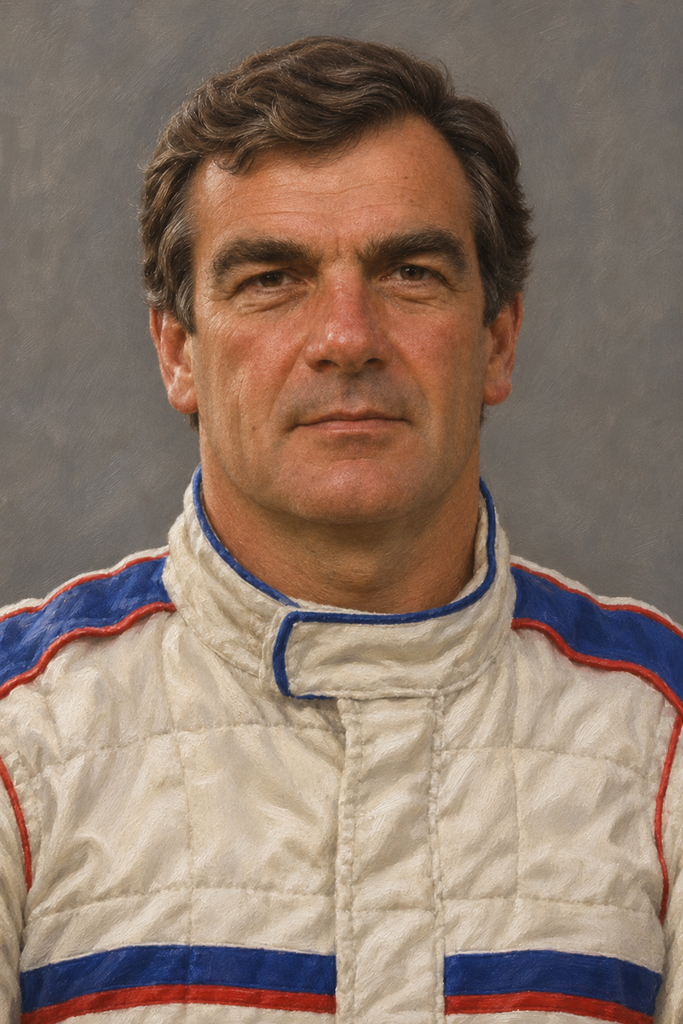
#> input picture seasons/btcc-1991/assets/portraits/DennisLeech.png, 683 x 1024 px
$ python -i portrait_art.py   (imports and definitions only)
#> lines starting #> are read from the running program, lines starting #| are printed output that depends on the picture; after the words box and inside, x2 and y2 are one past the last pixel; in counts of white or black regions, pixels touching at a corner belong together
"""Driver portraits (683x1024) from freely licensed photos on Wikimedia Commons.

For every driver in a season pack's data/drivers.json:

1. find the driver on Wikidata (a racing driver with that name), take the
   main image (P18) and the files in the driver's Commons category (P373);
2. keep only freely licensed files (public domain, CC0, CC BY, CC BY-SA);
3. prefer the photo taken closest to the season (DateTimeOriginal), so
   portraits look like the drivers did then;
4. crop around the detected face (OpenCV) to the game's portrait format.

Drivers without a usable photo get a drawn helmet card in team colours.

A hand-picked photo is pinned in art/portraits.json with "pinned": true and
its "file"; the tool then uses that file and nothing else. A pinned
{"source": "helmet"} keeps the helmet card. A pinned {"source": "drawing",
"image": "~/Pictures/...", "author": "..."} uses a drawn portrait from that
local file (cropped to the portrait format, centred a little high). "max_pad" (default 0.45) lets a
close-up be blur-extended further past its edge instead of failing,
"min_zoom" (default MIN_ZOOM) lets it zoom in further instead, and "zoom"
evens out a head the detector boxed too wide or too tight (>1 = bigger). An optional
"face": [cx, cy, w] (shares of the photo's width and height) sets the face
centre and width by hand when the detector misses it or picks someone
else. Every crop uses the same face width per tile, so heads are the
same size across the pack.
Each photo's author, licence and source page go to art/portraits.json and
into the pack's credits. Downloads are cached in build/portraits/.

Usage:
    python tools/portrait_art.py seasons/dtm-1991 [--only "Name"] [--refresh]
"""

import argparse
import io
import json
import math
import re
import time
import urllib.error
import urllib.parse
import urllib.request
from pathlib import Path

from PIL import Image, ImageDraw, ImageFilter, ImageOps

REPO = Path(__file__).resolve().parent.parent
CACHE = REPO / "build" / "portraits"
SIZE = (683, 1024)
FACE_SPAN = 2.4      # crop width in face widths (2014 DTM press photos)
MIN_ZOOM = 0.8       # a close-up may be zoomed in to this share of FACE_SPAN
UA = "team-principal-mods/0.1 (driver portraits; free-licence photos from Wikimedia Commons)"
FREE = re.compile(r"^(public domain|pd|cc0|cc by(-sa)?( \d\.\d)?( [a-z]{2})?|cc-by(-sa)?-\d\.\d)", re.I)
DRIVER_WORDS = ("racing driver", "racecar driver", "race car driver", "rennfahrer", "automobilrennfahrer",
                "pilote automobile", "pilota automobilistico", "motorsport", "racer")


def load_json(p):
    with open(p, encoding="utf-8") as fh:
        return json.load(fh)


# [66 lines left out: functions get, wikidata_driver, claims, commons_files, file_info, not called in this run]


def blur_fill(img, p, left, top):
    """Grow the photo by p px per side: a blurred, enlarged copy of itself
    fills the new border, and the sharp photo fades into it at its edges."""
    W, H = img.size
    big = img.resize((W + 2 * p, H + 2 * p), Image.LANCZOS).filter(ImageFilter.GaussianBlur(max(8, p // 3)))
    feather = max(6, min(W, H) // 25)
    mask = Image.new("L", (W, H), 0)
    ImageDraw.Draw(mask).rectangle([feather, feather, W - 1 - feather, H - 1 - feather], fill=255)
    mask = mask.filter(ImageFilter.GaussianBlur(feather / 2))
    big.paste(img, (p, p), mask)
    return big, left + p, top + p


def face_crop(img, face=None, max_pad=0.45, zoom=1.0, min_zoom=MIN_ZOOM):
    import cv2
    import numpy as np
    W, H = img.size
    if face:
        w = face[2] * W
        x, y, h = face[0] * W - w / 2, face[1] * H - w / 2, w
    else:
        arr = np.array(img.convert("RGB"))
        gray = cv2.cvtColor(arr, cv2.COLOR_RGB2GRAY)
        det = cv2.CascadeClassifier(cv2.data.haarcascades + "haarcascade_frontalface_default.xml")
        faces = det.detectMultiScale(gray, scaleFactor=1.1, minNeighbors=6, minSize=(40, 40))
        if len(faces) == 0:
            return None
        x, y, w, h = max(faces, key=lambda f: f[2] * f[3])
    if w < 60:
        return None
    cx, cy = x + w / 2, y + h / 2
    W, H = img.size
    # Same head size on every tile: the crop is FACE_SPAN face widths wide.
    # Where a close-up runs past the photo, zoom in a little (at most to
    # MIN_ZOOM, so heads stay alike) and blur-extend the last strip.
    for k in [1 - i * 0.05 for i in range(int(round((1 - min_zoom) / 0.05)) + 1)]:
        cw = w * FACE_SPAN * k / zoom
        ch = cw * SIZE[1] / SIZE[0]
        left, top = cx - cw / 2, cy - ch * 0.36
        pad = max(0, -left, -top, left + cw - W, top + ch - H)
        if pad <= cw * 0.02:
            break
    if cw < 220 or pad > cw * max_pad:
        return None
    if pad > 0:
        img, left, top = blur_fill(img.convert("RGB"), int(pad) + 4, left, top)
    return img.crop((round(left), round(top), round(left + cw), round(top + ch))).resize(SIZE, Image.LANCZOS)


# [113 lines left out: functions helmet_card, main, not called in this run]


# [2 lines not run here, left out]

>>> from PIL import Image
>>> picture = Image.open('../seasons/btcc-1991/assets/portraits/DennisLeech.png')
#> picture is the input picture: PIL image 683x1024 RGB; mean R, G, B 141.1, 119.8, 105.8
>>> result = face_crop(picture)
#> in face_crop, `gray = cv2.cvtColor(arr, cv2.COLOR_RGB2GRAY)`:
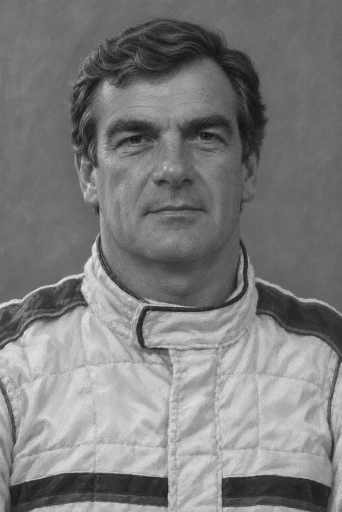
#> gray: shape (1024, 683) (shown at 1/2 size); min 14, max 239, mean 124.6
#> in face_crop, `faces = det.detectMultiScale(gray, scaleFactor=1.1, minNeighbors=6, mi..`: faces = [[163, 133, 365, 365]]
#> in face_crop, `x, y, w, h = max(faces, key=lambda f: f[2] * f[3])`: x = 163; y = 133; w = 365
#> in face_crop, `cx, cy = x + w / 2, y + h / 2`: cx = 345.5; cy = 315.5
#> the loop in face_crop, `for k in [1 - i * 0.05 for i in range(int(round((1 - min_zoom) / 0.05)..` made 5 passes
#> (cw, ch, left, top, pad) on passes 1 to 5: (876, 1313.4, -92.5, -157.3, 157.3), (832.2, 1247.7, -70.6, -133.7, 133.7), (788.4, 1182, -48.7, -110, 110), (744.6, 1116.4, -26.8, -86.39, 86.39), (700.8, 1050.7, -4.9, -62.75, 62.75)
#> in blur_fill, `big = img.resize((W + 2 * p, H + 2 * p), Image.LANCZOS).filter(ImageFi..`:
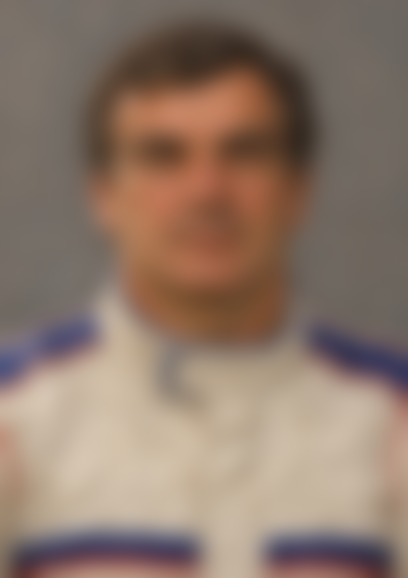
#> big: PIL image 815x1156 RGB (shown at 1/2 size); mean R, G, B 141.3, 120, 106
#> in blur_fill, `ImageDraw.Draw(mask).rectangle([feather, feather, W - 1 - feather, H -..`:
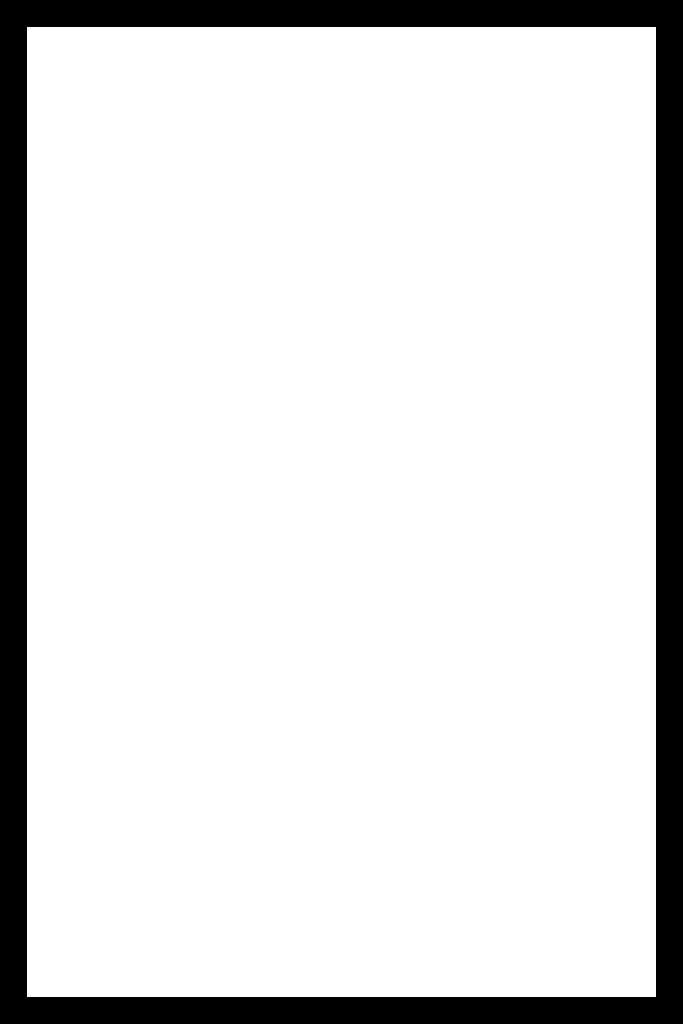
#> mask: PIL image 683x1024 L; 87.2% white; 1 black region, box (x1, y1, x2, y2) and area: (0, 0, 683, 1024) 89262
#> in blur_fill, `mask = mask.filter(ImageFilter.GaussianBlur(feather / 2))`:
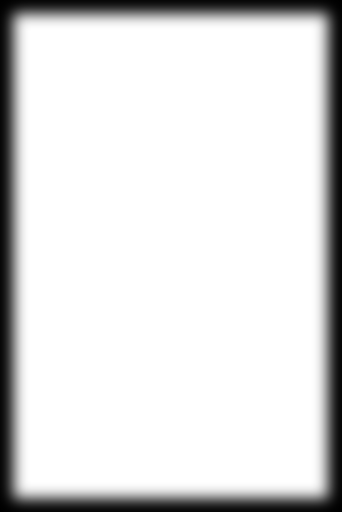
#> mask: PIL image 683x1024 L (shown at 1/2 size); min 0, max 255, mean 222.4
#> in blur_fill, `big.paste(img, (p, p), mask)`:
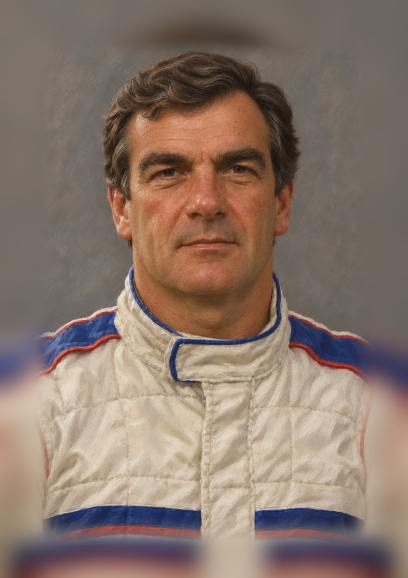
#> big: PIL image 815x1156 RGB (shown at 1/2 size); mean R, G, B 137, 118, 106.3
#> in face_crop, `img, left, top = blur_fill(img.convert("RGB"), int(pad) + 4, left, top)`: left = 61.1; top = 3.25
#> in face_crop, `return img.crop((round(left), round(top), round(left + cw), round(top ..`:
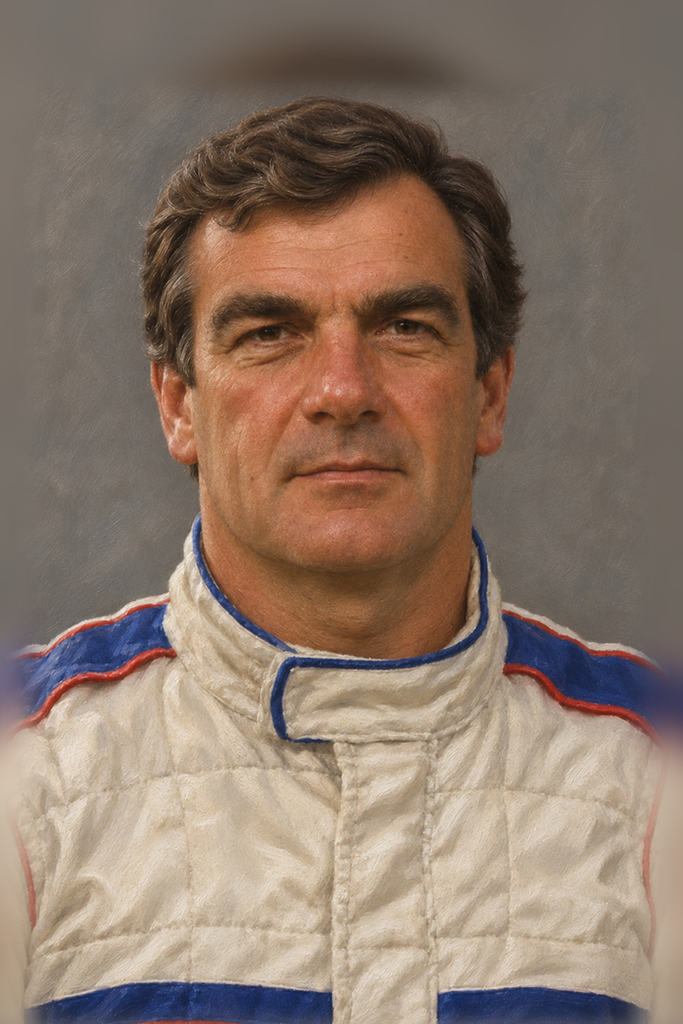
#> returned value: PIL image 683x1024 RGB; mean R, G, B 139.4, 119.9, 106.1

$ run again, on seasons/btcc-1991/assets/portraits/NickWhale.png
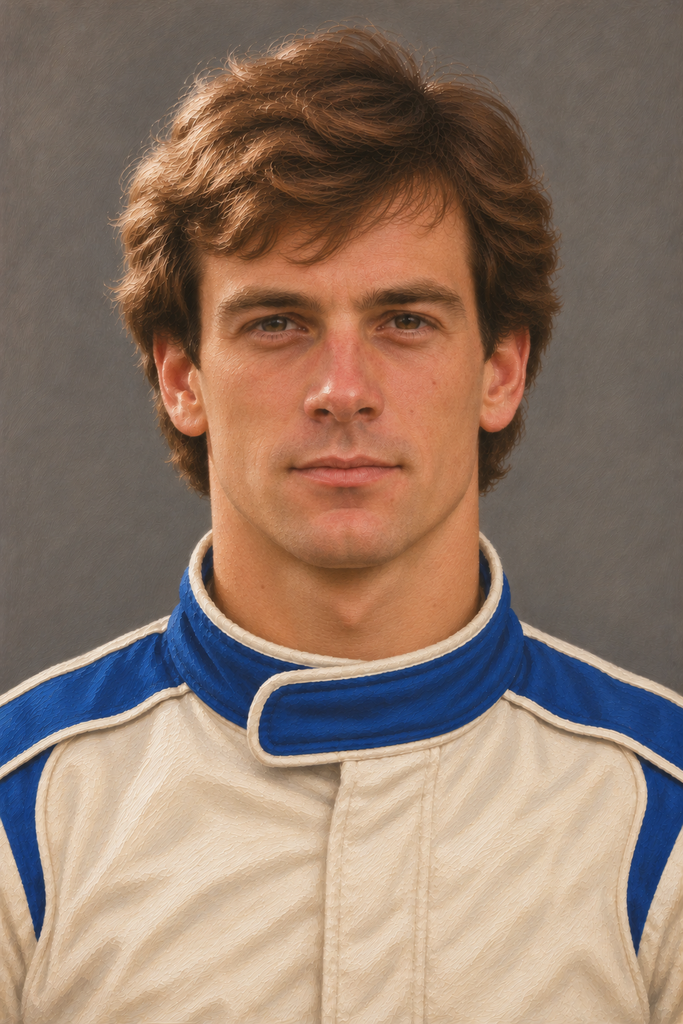
#> input picture seasons/btcc-1991/assets/portraits/NickWhale.png, 683 x 1024 px
#> picture is the input picture: PIL image 683x1024 RGB; mean R, G, B 143, 120.3, 105.7
#> in face_crop, `gray = cv2.cvtColor(arr, cv2.COLOR_RGB2GRAY)`:
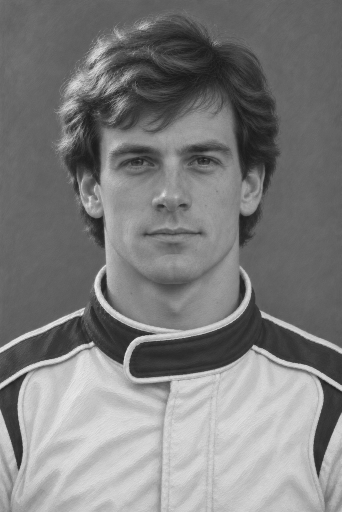
#> gray: shape (1024, 683) (shown at 1/2 size); min 23, max 245, mean 125.5
#> faces = [[175, 193, 339, 339]]
#> x = 175; y = 193; w = 339
#> cx = 344.5; cy = 362.5
#> the loop in face_crop, `for k in [1 - i * 0.05 for i in range(int(round((1 - min_zoom) / 0.05)..` made 4 passes
#> (cw, ch, left, top, pad) on passes 1 to 4: (813.6, 1219.8, -62.3, -76.63, 119.2), (772.9, 1158.8, -41.96, -54.67, 80.14), (732.2, 1097.8, -21.62, -32.72, 41.11), (691.6, 1036.8, -1.28, -10.76, 10.76)
#> in face_crop, `img, left, top = blur_fill(img.convert("RGB"), int(pad) + 4, left, top)`: left = 12.72; top = 3.24
#> in face_crop, `return img.crop((round(left), round(top), round(left + cw), round(top ..`:
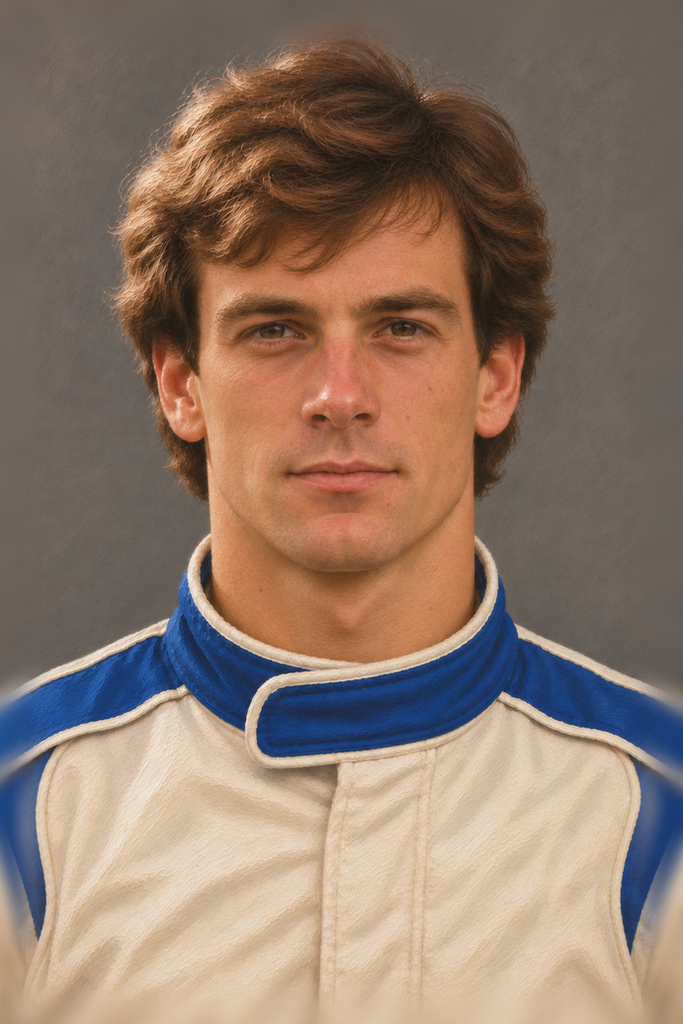
#> returned value: PIL image 683x1024 RGB; mean R, G, B 142.3, 120, 105.6
